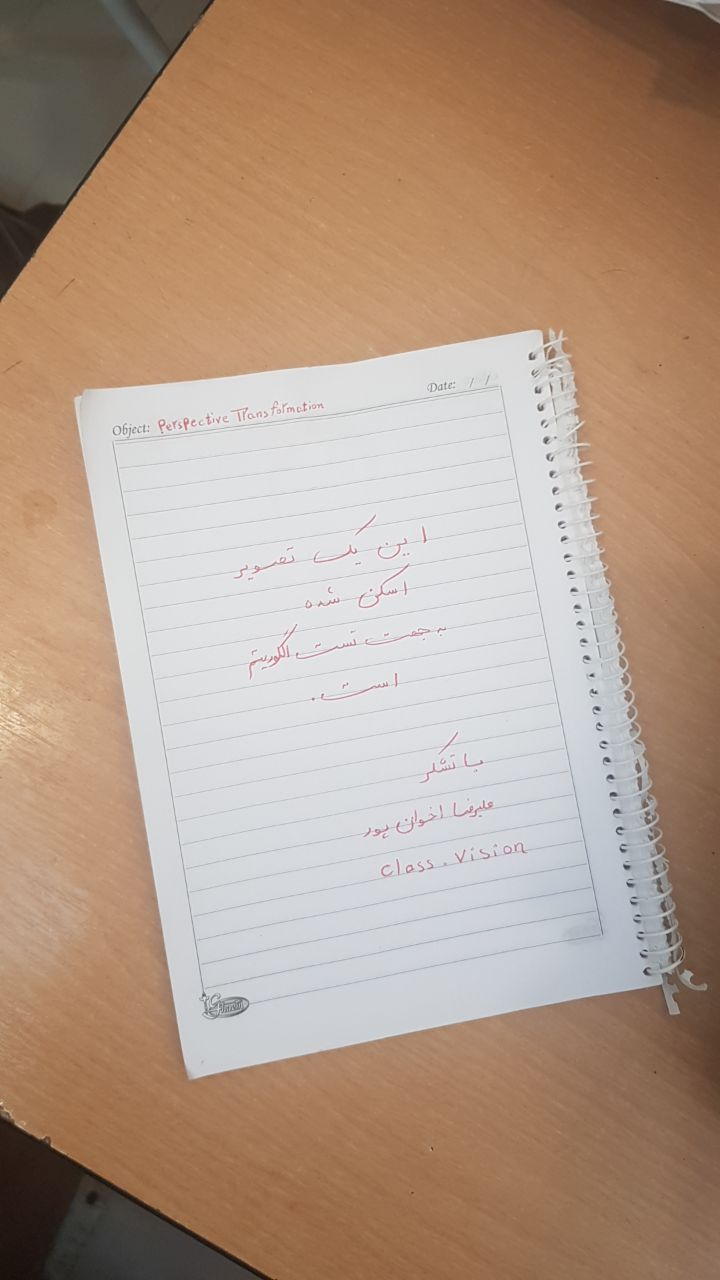
#> input picture docs scanner/papers/paper1.jpg, 720 x 1280 px
$ jupyter execute --allow-errors doc-scanner.ipynb   (older library calls are emulated)
#> lines starting #> are read from the running program, lines starting #| are printed output that depends on the picture; after the words box and inside, x2 and y2 are one past the last pixel; in counts of white or black regions, pixels touching at a corner belong together
[cell 1]
import cv2
import numpy as np
import matplotlib.pyplot as plt

[cell 2]
def order_points(pts):
    pts = pts.reshape(4, 2).astype("float32")
    ordered = np.zeros((4, 2), dtype="float32")

    s = pts.sum(axis=1)            # x + y
    diff = pts[:, 1] - pts[:, 0]   # y - x

    ordered[0] = pts[np.argmin(s)]     # top-left    -> کمترین x+y
    ordered[3] = pts[np.argmax(s)]     # bottom-right-> بیشترین x+y
    ordered[1] = pts[np.argmin(diff)]  # top-right   -> کمترین y-x
    ordered[2] = pts[np.argmax(diff)]  # bottom-left -> بیشترین y-x

    return ordered

[cell 3]
# -----------------------------------------------
# 2) find biggest and best countour and 4 points
# -----------------------------------------------
def find_paper_corners(binary_img, original_img, min_area_ratio=0.01):
    contours, _ = cv2.findContours(binary_img, cv2.RETR_EXTERNAL, cv2.CHAIN_APPROX_SIMPLE)
    all_contours = cv2.drawContours(original_img.copy(), contours, -1, (0, 255, 0), 2)
    approx_rect = original_img.copy()
    pts = None

    if len(contours) > 0:
        min_area = min_area_ratio * original_img.shape[0] * original_img.shape[1]
        valid_contours = [cnt for cnt in contours if cv2.contourArea(cnt) > min_area]

        if len(valid_contours) > 0:
            largest_contour = max(valid_contours, key=cv2.contourArea)
            peri = cv2.arcLength(largest_contour, True)
            approx = cv2.approxPolyDP(largest_contour, 0.04 * peri, True)

            if len(approx) == 4:
                cv2.drawContours(approx_rect, [approx], -1, (0, 255, 0), 5)
                pts = approx.reshape(4, 2)
            else:
                hull = cv2.convexHull(largest_contour)
                rect = cv2.minAreaRect(hull)
                box = cv2.boxPoints(rect)
                box = np.int32(box)
                pts = cv2.boxPoints(rect)
                cv2.drawContours(approx_rect, [box], -1, (0, 0, 255), 5)

    return pts, all_contours, approx_rect

[cell 4]
# --------------------
# 3) Perspective Warp
# --------------------
def warp_paper(image, pts, out_size=(500, 700)):
    if pts is None:
        return None

    ordered_cords = order_points(pts)
    pts1 = np.float32(ordered_cords)
    w, h = out_size
    pts2 = np.float32([[0, 0], [w, 0], [0, h], [w, h]])
    M = cv2.getPerspectiveTransform(pts1, pts2)
    warped = cv2.warpPerspective(image, M, (w, h))
    return warped

[cell 5]
# ------------------------------------------------------
# 4) preprocess for indoor photoes with normal light
# ------------------------------------------------------
def process_low_light(image, out_size=(500, 700)):
    gray = cv2.cvtColor(image, cv2.COLOR_BGR2GRAY)

    kernel_ones = np.ones((5, 5), np.uint8)
    closing_remove_text = cv2.morphologyEx(gray, cv2.MORPH_CLOSE, kernel_ones, iterations=2)

    blur = cv2.GaussianBlur(closing_remove_text, (9, 9), 0)

    sobelx = cv2.Sobel(blur, cv2.CV_64F, 1, 0)
    sobely = cv2.Sobel(blur, cv2.CV_64F, 0, 1)

    abs_grad_x = cv2.convertScaleAbs(sobelx)
    abs_grad_y = cv2.convertScaleAbs(sobely)
    grad = cv2.addWeighted(abs_grad_x, 0.5, abs_grad_y, 0.5, 0)

    _, thresh = cv2.threshold(grad, 0, 255, cv2.THRESH_BINARY + cv2.THRESH_OTSU)

    kernel = cv2.getStructuringElement(cv2.MORPH_RECT, (5, 5))
    dilation = cv2.dilate(thresh, kernel, iterations=1)

    pts, all_contours, approx_rect = find_paper_corners(dilation, image)
    warped = warp_paper(image, pts, out_size)

    return {
        "original": image,
        "thresh": thresh,
        "all_contours": all_contours,
        "approx_rect": approx_rect,
        "warped": warped,
    }

[cell 6]
# ---------------------------------------------------
# 5) preprocess for outdoor photoes with high light
# ---------------------------------------------------
# [23 lines left out: function process_high_light, not called in this run]

[cell 7]
# [38 lines of commented-out code are left out]

[cell 8]
import cv2
import numpy as np


def process_white_background(image, out_size=(500, 700)):
    image_rgb = cv2.cvtColor(image, cv2.COLOR_BGR2RGB)

    gray = cv2.cvtColor(image, cv2.COLOR_BGR2GRAY)

    kernel_ones = np.ones((5, 5), np.uint8)
    closing_remove_text = cv2.morphologyEx( gray, cv2.MORPH_CLOSE,kernel_ones,iterations=2)

    blur = cv2.bilateralFilter(closing_remove_text, 9, 75, 75)

    clahe = cv2.createCLAHE(clipLimit=3.0, tileGridSize=(8, 8))
    enhanced = clahe.apply(blur)

    sobelx = cv2.Sobel(enhanced, cv2.CV_64F, 1, 0, ksize=3)
    sobely = cv2.Sobel(enhanced, cv2.CV_64F, 0, 1, ksize=3)

    abs_grad_x = cv2.convertScaleAbs(sobelx)
    abs_grad_y = cv2.convertScaleAbs(sobely)

    grad = cv2.addWeighted(abs_grad_x, 0.5, abs_grad_y, 0.5, 0)

    _, grad_thresh = cv2.threshold( grad, 0, 255, cv2.THRESH_BINARY + cv2.THRESH_OTSU )

    kernel = np.ones((9, 9), np.uint8)
    edged = cv2.morphologyEx( grad_thresh, cv2.MORPH_CLOSE, kernel, iterations=3 )
    edged = cv2.dilate(edged, kernel, iterations=2)

    contours, _ = cv2.findContours( edged, cv2.RETR_EXTERNAL, cv2.CHAIN_APPROX_SIMPLE )
    all_contours = cv2.drawContours(image.copy(), contours, -1, (0, 255, 0), 2 )

    h, w = image.shape[:2]
    image_area = h * w
    min_contour_area = 0.001 * image_area

    valid_contours = [
        cnt for cnt in contours
        if cv2.contourArea(cnt) > min_contour_area
    ]

    top_left_points = []
    bottom_right_points = []

    for cnt in valid_contours:
        pts = cnt.reshape(-1, 2)

        sums = pts[:, 0] + pts[:, 1]
        top_left_pt = pts[np.argmin(sums)]
        bottom_right_pt = pts[np.argmax(sums)]
        top_left_points.append(top_left_pt)
        bottom_right_points.append(bottom_right_pt)

    approx_rect = image.copy()
    warped = None
    pts = None

    if len(top_left_points) > 0:
        top_left_points = np.array(top_left_points)
        bottom_right_points = np.array(bottom_right_points)
        sums_tl = top_left_points[:, 0] + top_left_points[:, 1]
        global_top_left = top_left_points[np.argmin(sums_tl)]
        sums_br = bottom_right_points[:, 0] + bottom_right_points[:, 1]
        global_bottom_right = bottom_right_points[np.argmax(sums_br)]

        x1, y1 = global_top_left
        x2, y2 = global_bottom_right
        pts = np.array([
                    [x1, y1],  # top-left
                    [x2, y1],  # top-right
                    [x2, y2],  # bottom-right
                    [x1, y2]   # bottom-left
                ], dtype=np.float32)

        cv2.rectangle( approx_rect, (int(x1), int(y1)), (int(x2), int(y2)), (0, 255, 0), 5 )

        warped = warp_paper(image, pts, out_size)

    return {
        "image_rgb": image_rgb,
        "gray": gray,
        "closing_remove_text": closing_remove_text,
        "blur": blur,
        "enhanced": enhanced,
        "grad": grad,
        "grad_thresh": grad_thresh,
        "edged": edged,
        "all_contours": all_contours,
        "approx_rect": approx_rect,
        "points": pts,
        "warped": warped,
    }

[cell 9]
# -----------------------------
# 7) auto detect image type
# -----------------------------
def classify_image(img, verbose=False):
    gray = cv2.cvtColor(img, cv2.COLOR_BGR2GRAY)

    mean_val = np.mean(gray)
    std_val = np.std(gray)
    bright_ratio = np.sum(gray > 220) / gray.size

    edges = cv2.Canny(gray, 50, 150)
    edge_ratio = np.sum(edges > 0) / edges.size

    if std_val < 30 and edge_ratio < 0.03:
        mode = "white_on_white"
    elif edge_ratio > 0.085 and mean_val > 130 and std_val < 65:
        mode = "bright_outdoor"
    else:
        mode = "normal_indoor"

    if verbose:
        print(f"Mean: {mean_val:.2f}")
        print(f"Std: {std_val:.2f}")
        print(f"Bright Ratio: {bright_ratio:.4f}")
        print(f"Edge Ratio: {edge_ratio:.4f}")
        print("Detected mode:", mode)

    return mode


def detect_paper(img, verbose=True):
    return classify_image(img, verbose=verbose)


MODE_TO_PROCESSOR = {
    "white_on_white": process_white_background,
    "bright_outdoor": process_high_light,
    "normal_indoor": process_low_light,
}


# [5 lines left out: function auto_process, not called in this run]

[cell 10]
# ----------------------------------
# 8) light correction and sharpening
# ----------------------------------
def correct_light_and_sharpness(image):
    channels = cv2.split(image)
    clahe = cv2.createCLAHE(clipLimit=2.0, tileGridSize=(8, 8))

    equalized_channels = [clahe.apply(ch) for ch in channels]
    equalized_image = cv2.merge(equalized_channels)

    kernel = np.array([[0, -1, 0],
                        [-1, 5, -1],
                        [0, -1, 0]])
    sharpened_equalized_image = cv2.filter2D(equalized_image, -1, kernel)

    return equalized_image, sharpened_equalized_image

[cell 11]
def remove_shadows(warped):
    img = cv2.cvtColor(warped, cv2.COLOR_BGR2GRAY)

    kernel = cv2.getStructuringElement(cv2.MORPH_ELLIPSE, (21, 21))

    background = cv2.morphologyEx(img, cv2.MORPH_CLOSE, kernel)

    result = cv2.divide(img, background, scale=255)

    result = cv2.adaptiveThreshold(result,255,cv2.ADAPTIVE_THRESH_GAUSSIAN_C, cv2.THRESH_BINARY, 15, 10 )

    return result

[cell 12]
# -----------------------------------------
# 9) correct image orientation (optional)
# -----------------------------------------
# [9 lines left out: function fix_orientation, not called in this run]

[cell 13]
def plot_results(images, titles=None, figsize=(12, 10), gray_titles=None, cols=4):
    if isinstance(images, dict):
        titles = list(images.keys())
        images = list(images.values())
    elif titles is None:
        titles = [f"image_{i}" for i in range(len(images))]

    n = len(images)
    cols = min(cols, n)
    rows = int(np.ceil(n / cols))

    plt.figure(figsize=figsize)

    for i, (img, title) in enumerate(zip(images, titles), 1):
        plt.subplot(rows, cols, i)

        if img is None:
            plt.text(0.5, 0.5, "None", ha="center", va="center")

        elif isinstance(img, str):
            plt.text(0.5, 0.5, img, ha="center", va="center")

        elif isinstance(img, dict):
            plt.text(0.5, 0.5, f"dict: {title}", ha="center", va="center")

        elif isinstance(img, np.ndarray):
            if img.ndim == 2 or (gray_titles and title in gray_titles):
                plt.imshow(img, cmap="gray")
            else:
                plt.imshow(img[..., ::-1])

        else:
            plt.text(0.5, 0.5, str(type(img)), ha="center", va="center")

        plt.title(title)
        plt.axis("off")

    plt.show()

[cell 14]
def auto_process_with_full_pipeline(image, out_size=(500, 700), verbose=True):
    mode = classify_image(image, verbose=verbose)
    print("Detected Mode:", mode)

    processor = MODE_TO_PROCESSOR[mode]
    results = processor(image, out_size=out_size)

    warped = results.get("warped", None)

    if warped is not None:
        shadow_removed = remove_shadows(warped)
        shadow_bgr = cv2.cvtColor(shadow_removed, cv2.COLOR_GRAY2BGR)
        eq, sharp = correct_light_and_sharpness(shadow_bgr)
    else:
        shadow_removed, eq, sharp = None, None, None

    return {
        "mode": mode,
        "raw_results": results,
        "shadow_removed": shadow_removed,
        "equalized": eq,
        "sharpened": sharp,
    }

[cell 15]
img = cv2.imread("../papers/paper11.jpg")
#> (the rest of this cell did not finish here and is left out)


display_dict = {
    **out["raw_results"],
    "shadow_removed": out["shadow_removed"],
    "equalized": out["equalized"],
    "sharpened": out["sharpened"],
}

plot_results(
    display_dict,
    figsize=(14, 10),
    gray_titles=["thresh", "closing", "grad", "l_channel", "enhanced", "bilateral", "shadow_removed"]
)

[cell 16]
img = cv2.imread("../papers/paper1.jpg")
#> img is the input picture: shape (1280, 720, 3); mean B, G, R 136.1, 154.2, 178.4
out = auto_process_with_full_pipeline(img, verbose=True)
#> call 2 of classify_image, with verbose = True
#> in classify_image (call 2), `mean_val = np.mean(gray)`: mean_val = 159.4
#> in classify_image (call 2), `std_val = np.std(gray)`: std_val = 48.72
#> in classify_image (call 2), `bright_ratio = np.sum(gray > 220) / gray.size`: bright_ratio = 0.148
#> in classify_image (call 2), `edges = cv2.Canny(gray, 50, 150)`:
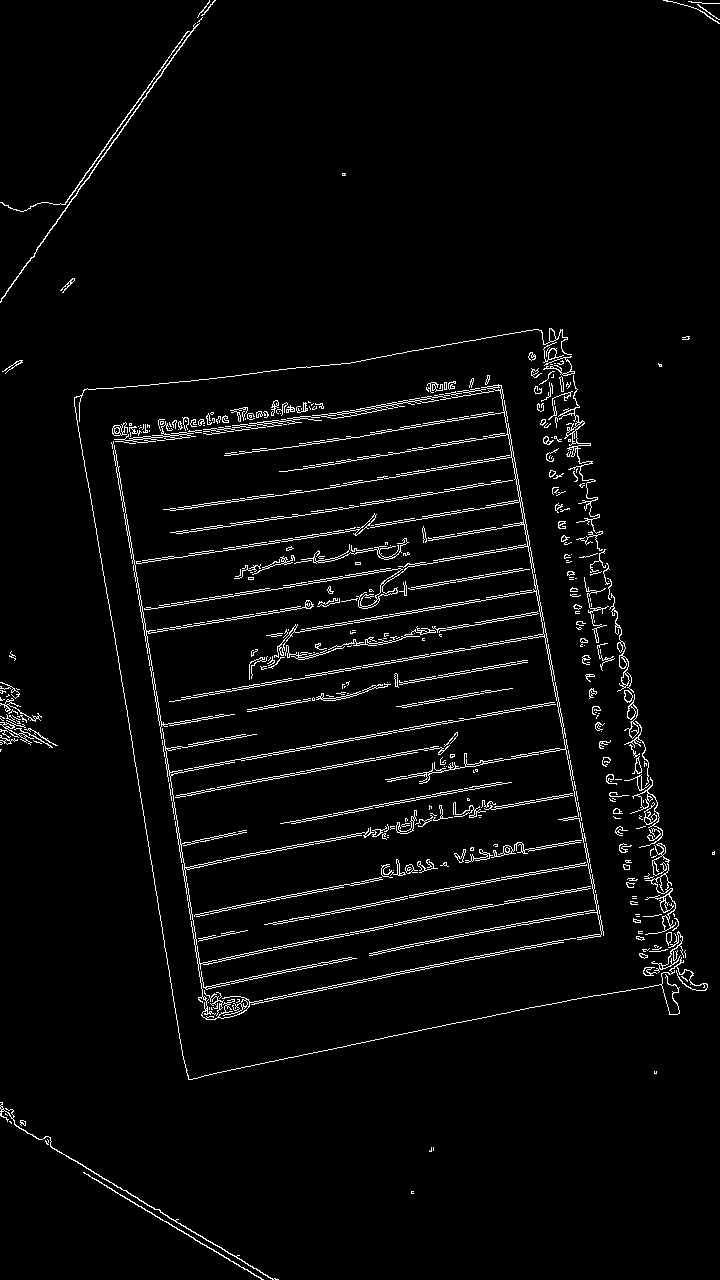
#> edges: shape (1280, 720); 3.3% white in thin lines or dots
#> in classify_image (call 2), `edge_ratio = np.sum(edges > 0) / edges.size`: edge_ratio = 0.0327
#| Mean: 159.41
#| Std: 48.72
#| Bright Ratio: 0.1485
#| Edge Ratio: 0.0327
#| Detected Mode: normal_indoor
#> in find_paper_corners, `contours, _ = cv2.findContours(binary_img, cv2.RETR_EXTERNAL, cv2.CHAI..`: contours = 6 contours; box (x1, y1, x2, y2) and area: (70, 325, 711, 1083) 349452, (0, 0, 217, 301) 4176, (0, 1098, 272, 1280) 3444, (664, 0, 720, 27) 685, (13, 709, 23, 721) 81, (6, 203, 12, 209) 24
#> in find_paper_corners, `valid_contours = [cnt for cnt in contours if cv2.contourArea(cnt) > mi..`: valid_contours = 1 contour; box (x1, y1, x2, y2) and area: (70, 325, 711, 1083) 349452
#> in find_paper_corners, `largest_contour = max(valid_contours, key=cv2.contourArea)`: largest_contour = contour of 859 points, box (x1, y1, x2, y2) (70, 325, 711, 1083), area 349452
#> in find_paper_corners, `peri = cv2.arcLength(largest_contour, True)`: peri = 2690.3
#> in find_paper_corners, `approx = cv2.approxPolyDP(largest_contour, 0.04 * peri, True)`: approx = [[564, 326], [71, 394], [186, 1082], [710, 992]]
#> in order_points, `s = pts.sum(axis=1)`: s = [890, 465, 1268, 1702]
#> in order_points, `diff = pts[:, 1] - pts[:, 0]`: diff = [-238, 323, 896, 282]
#> in warp_paper, `ordered_cords = order_points(pts)`: ordered_cords = [[71, 394], [564, 326], [186, 1082], [710, 992]]
#> in warp_paper, `M = cv2.getPerspectiveTransform(pts1, pts2)`: M = [[1.01, -0.169, -5.19], [0.153, 1.11, -447.9], [-3.43e-05, 0.000113, 1]]
#> in correct_light_and_sharpness, `equalized_channels = [clahe.apply(ch) for ch in channels]`: equalized_channels = 3 items
#> out = 5 items

display_dict = {
    **out["raw_results"],
    "shadow_removed": out["shadow_removed"],
    "equalized": out["equalized"],
    "sharpened": out["sharpened"],
}

plot_results(
    display_dict,
    figsize=(14, 10),
    gray_titles=["thresh", "closing", "grad", "l_channel", "enhanced", "bilateral", "shadow_removed"]
)
#> in plot_results, `titles = list(images.keys())`: titles = ['original', 'thresh', 'all_contours', 'approx_rect', 'warped', 'shadow_removed', 'equalized', 'sharpened']
#> in plot_results, `images = list(images.values())`: images = 8 items
#> in plot_results, `n = len(images)`: n = 8
#> in plot_results, `cols = min(cols, n)`: cols = 4
#> in plot_results, `rows = int(np.ceil(n / cols))`: rows = 2
#> the loop in plot_results, `for i, (img, title) in enumerate(zip(images, titles), 1):` made 8 passes

[cell 17]
img = cv2.imread("../papers/paper4.jpg")
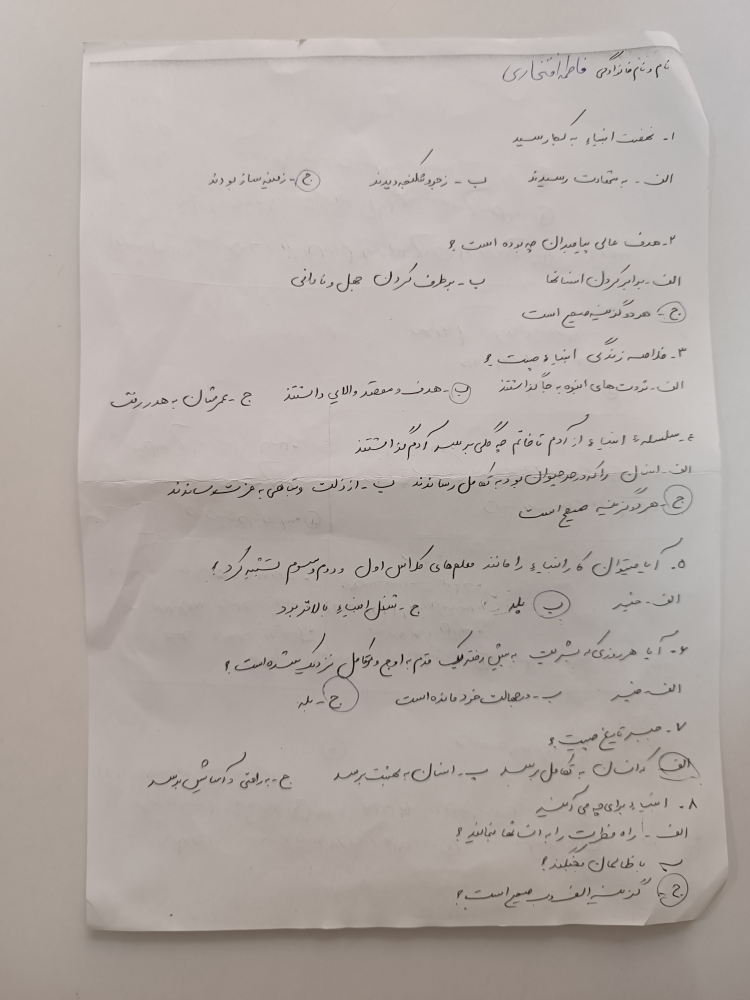
#> input picture docs scanner/papers/paper4.jpg, 3000 x 4000 px (shown at 1/4 size)
#> img is the input picture: shape (4000, 3000, 3); mean B, G, R 165.9, 170.6, 179
out = process_white_background(img)
#> in process_white_background, `contours, _ = cv2.findContours( edged, cv2.RETR_EXTERNAL, cv2.CHAIN_AP..`: contours = 255 contours; largest, box (x1, y1, x2, y2) and area: (299, 111, 2895, 2016) 327484, (327, 2629, 2929, 3737) 125705, (1812, 3272, 2583, 3502) 71791, (1989, 2876, 2760, 3147) 60164, (1782, 930, 2710, 1024) 46938
#> in process_white_background, `valid_contours = [ cnt for cnt in contours if cv2.contourArea(cnt) > m..`: valid_contours = 33 contours; largest, box (x1, y1, x2, y2) and area: (299, 111, 2895, 2016) 327484, (327, 2629, 2929, 3737) 125705, (1812, 3272, 2583, 3502) 71791, (1989, 2876, 2760, 3147) 60164, (1782, 930, 2710, 1024) 46938
#> the loop in process_white_background, `for cnt in valid_contours:` made 33 passes
#> (top_left_pt, bottom_right_pt) on passes 1 to 4: ([1822, 3553], [2554, 3593]), ([1823, 3300], [2577, 3477]), ([2138, 3228], [2676, 3240]), ([599, 3111], [1172, 3173])
#> after the loop in process_white_background, `for cnt in valid_contours:`: bottom_right_points = 33 pairs, first value 751 to 2893, second value 160 to 3670; top_left_points = 33 pairs, first value 324 to 2438, second value 152 to 3553
#> in process_white_background, `sums_tl = top_left_points[:, 0] + top_left_points[:, 1]`: sums_tl = 33 values, max 5416 at index 5, min 481 at index 32, mean 3585.3
#> in process_white_background, `global_top_left = top_left_points[np.argmin(sums_tl)]`: global_top_left = [324, 157]
#> in process_white_background, `sums_br = bottom_right_points[:, 0] + bottom_right_points[:, 1]`: sums_br = 33 values, max 6523 at index 10, min 2017 at index 31, mean 4314.7
#> in process_white_background, `global_bottom_right = bottom_right_points[np.argmax(sums_br)]`: global_bottom_right = [2853, 3670]
#> in process_white_background, `x1, y1 = global_top_left`: x1 = 324; y1 = 157
#> in process_white_background, `x2, y2 = global_bottom_right`: x2 = 2853; y2 = 3670
#> in process_white_background, `pts = np.array([ [x1, y1],`: pts = [[324, 157], [2853, 157], [2853, 3670], [324, 3670]]
#> call 2 of warp_paper, with pts = array of shape (4, 2), out_size = (500, 700)
#> in warp_paper (call 2), `ordered_cords = order_points(pts)`: ordered_cords = [[324, 157], [2853, 157], [324, 3670], [2853, 3670]]
#> in warp_paper (call 2), `pts1 = np.float32(ordered_cords)`: pts1 has the same summary as ordered_cords
#> in warp_paper (call 2), `M = cv2.getPerspectiveTransform(pts1, pts2)`: M = [[0.198, -1.53e-18, -64.06], [1.25e-18, 0.199, -31.28], [7.83e-20, 0, 1]]
#> in warp_paper (call 2), `warped = cv2.warpPerspective(image, M, (w, h))`:
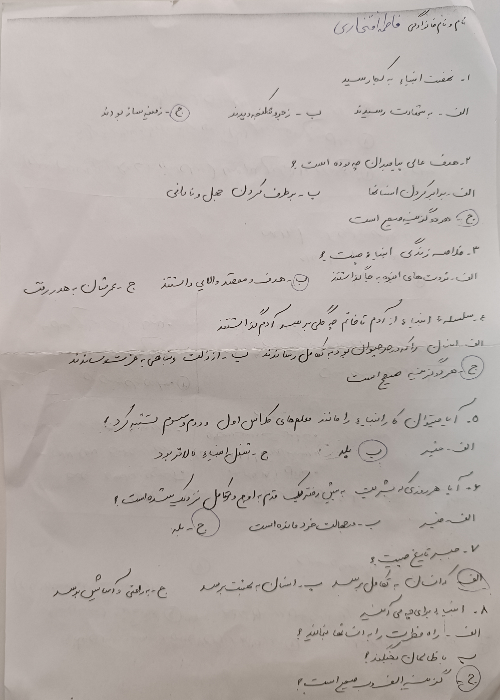
#> warped: shape (700, 500, 3); mean B, G, R 169.6, 173.7, 181.7
#> out = 12 items

display_dict = {
    "image_rgb": out["image_rgb"],
    "gray": out["gray"],
    "closing_remove_text": out["closing_remove_text"],
    "blur": out["blur"],
    "enhanced": out["enhanced"],
    "grad": out["grad"],
    "grad_thresh": out["grad_thresh"],
    "edged": out["edged"],
    "all_contours": out["all_contours"],
    "approx_rect": out["approx_rect"],
    "warped": out["warped"],
}

plot_results(
    display_dict,
    figsize=(14, 10),
    gray_titles=["gray", "closing_remove_text", "blur", "enhanced", "grad", "grad_thresh", "edged"]
)
#> call 2 of plot_results, with figsize = (14, 10), cols = 4
#> in plot_results (call 2), `titles = list(images.keys())`: titles = ['image_rgb', 'gray', 'closing_remove_text', 'blur', 'enhanced', 'grad', 'grad_thresh', 'edged', 'all_contours', 'approx_rect', 'warped']
#> in plot_results (call 2), `images = list(images.values())`: images = 11 items
#> in plot_results (call 2), `n = len(images)`: n = 11
#> in plot_results (call 2), `rows = int(np.ceil(n / cols))`: rows = 3
#> the loop in plot_results (call 2), `for i, (img, title) in enumerate(zip(images, titles), 1):` made 11 passes
#> in plot_results (call 2), `plt.show()`:
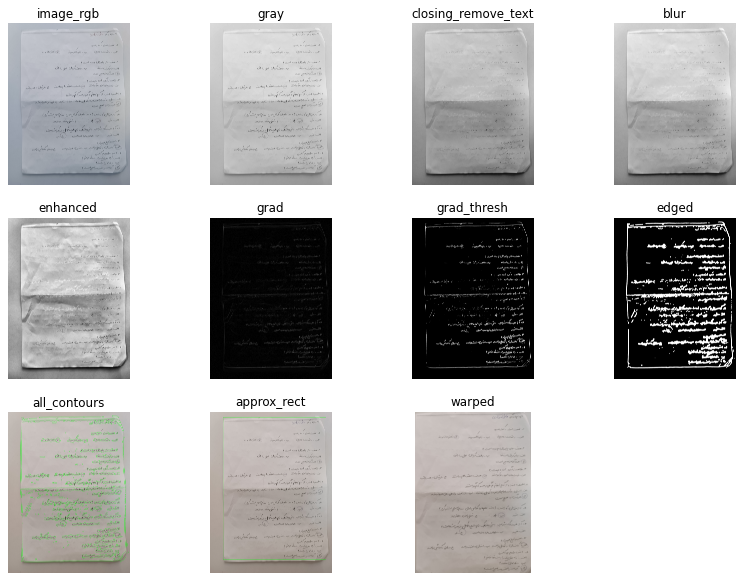
#> figure drawn by matplotlib, 11 panels; B, G, R data is drawn as R, G, B
